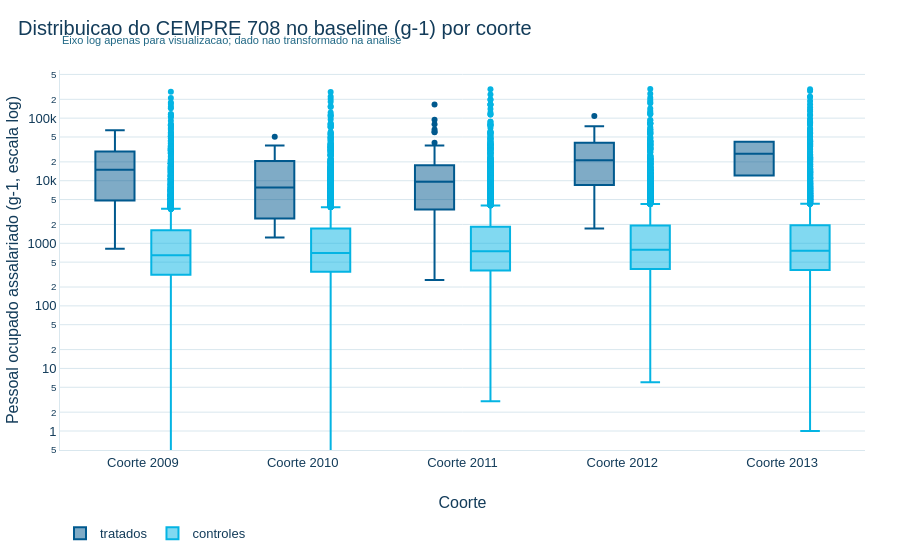

Write notebook code for a chart like this one.
### Markdown cell above
### 06 — Distribuição do outcome no baseline (g-1), tratados x controles

Boxplot com eixo Y logarítmico **apenas como recurso visual** (os dados
não são transformados para nenhuma análise — só a escala do eixo do
gráfico muda, para tornar visível a distribuição do pool de controles, que
vive numa escala muito menor que a dos tratados). Nenhum outlier é
removido.

### Code cell
dist_longa = d13.distribuicao_baseline_longa(painel)
dist_longa['coorte_rotulo'] = 'Coorte ' + dist_longa['ano_coorte_candidata'].astype(int).astype(str)

fig = go.Figure()
for grupo, cor in [('tratados', CORES_IPT['AZUL_PRINCIPAL']), ('controles', CORES_IPT['CIANO'])]:
    sub = dist_longa.loc[dist_longa['grupo'] == grupo]
    fig.add_trace(go.Box(
        x=sub['coorte_rotulo'], y=sub['pessoal_ocupado_assalariado'], name=grupo,
        marker_color=cor, boxpoints='outliers',
    ))
aplicar_tema_ipt(fig, titulo='Distribuicao do CEMPRE 708 no baseline (g-1) por coorte')
fig.update_layout(boxmode='group')
fig.update_xaxes(title='Coorte', categoryorder='array', categoryarray=[f'Coorte {a}' for a in sorted(dist_longa['ano_coorte_candidata'].unique())])
fig.update_yaxes(title='Pessoal ocupado assalariado (g-1, escala log)', type='log')
fig.add_annotation(text='Eixo log apenas para visualizacao; dado nao transformado na analise', xref='paper', yref='paper', x=0, y=1.1, showarrow=False, font={'color': CORES_IPT['AZUL_MEDIO'], 'size': 11})
salvar_figura_ipt(fig, FIGURES / '06_distribuicao_baseline_tratados_controles.png')
fig.show()

### Figure 1 — Plotly figure (JSON) as saved in the notebook; plotly's stock layout.template omitted (floating-point values rounded to 4 significant figures; data arrays with more than 128 entries replaced by an {"elided": "..."} marker saying what was removed)
{"data": [{"boxpoints": "outliers", "marker": {"color": "#00598E"}, "name": "tratados", "type": "box", "x": {"elided": "129 str values"}, "y": {"elided": "129 float values"}}, {"boxpoints": "outliers", "marker": {"color": "#04B4E3"}, "name": "controles", "type": "box", "x": {"elided": "24819 str values"}, "y": {"elided": "24819 float values"}}], "layout": {"annotations": [{"font": {"color": "#226986", "size": 11}, "showarrow": false, "text": "Eixo log apenas para visualizacao; dado nao transformado na analise", "x": 0, "xref": "paper", "y": 1.1, "yref": "paper"}], "boxmode": "group", "font": {"color": "#133C5A", "family": "Arial", "size": 13}, "paper_bgcolor": "#FFFFFF", "plot_bgcolor": "#FFFFFF", "title": {"text": "Distribuicao do CEMPRE 708 no baseline (g-1) por coorte"}, "xaxis": {"categoryarray": ["Coorte 2009", "Coorte 2010", "Coorte 2011", "Coorte 2012", "Coorte 2013"], "categoryorder": "array", "title": {"text": "Coorte"}}, "yaxis": {"title": {"text": "Pessoal ocupado assalariado (g-1, escala log)"}, "type": "log"}}}
